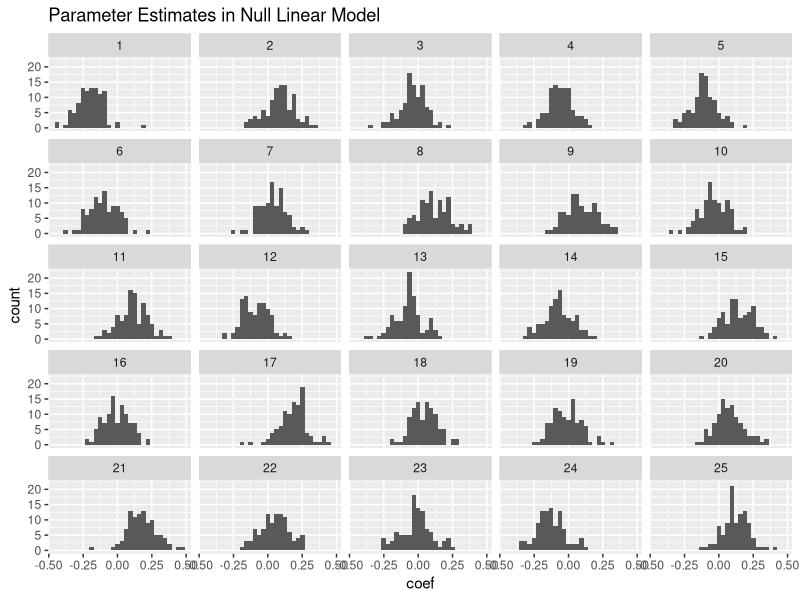
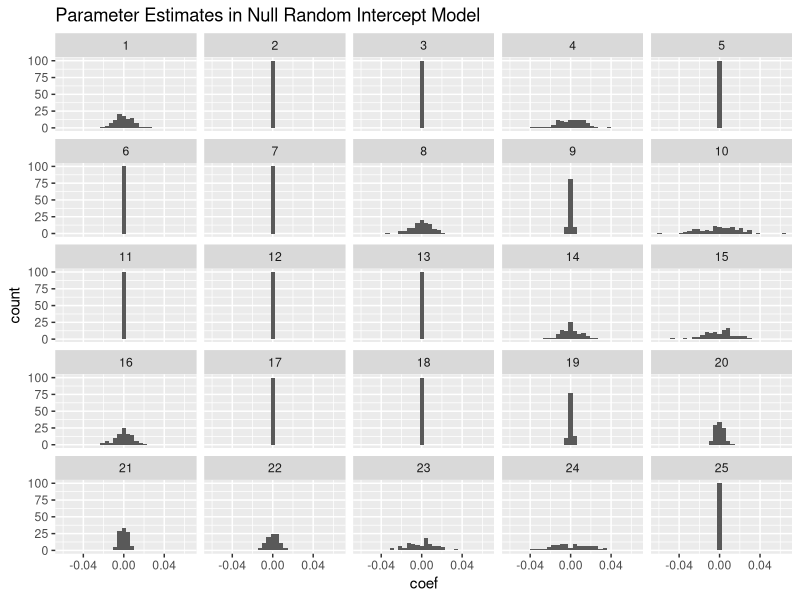
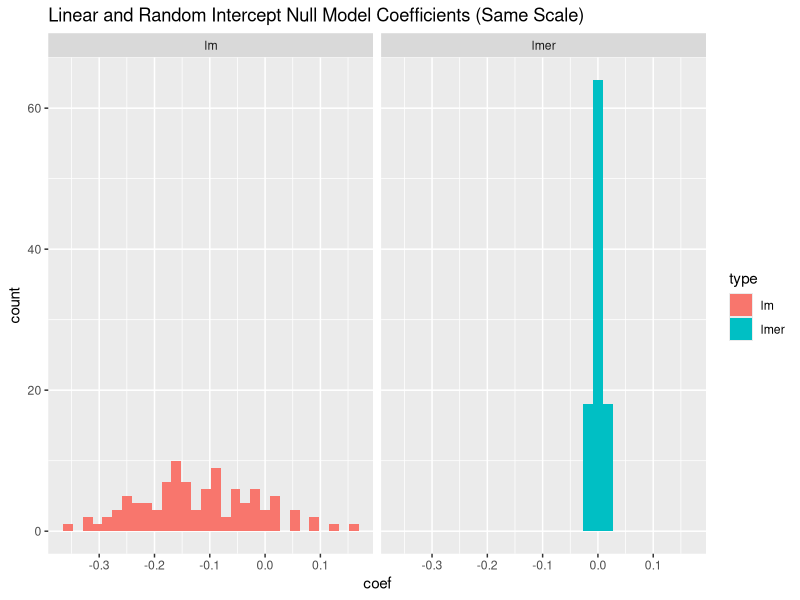
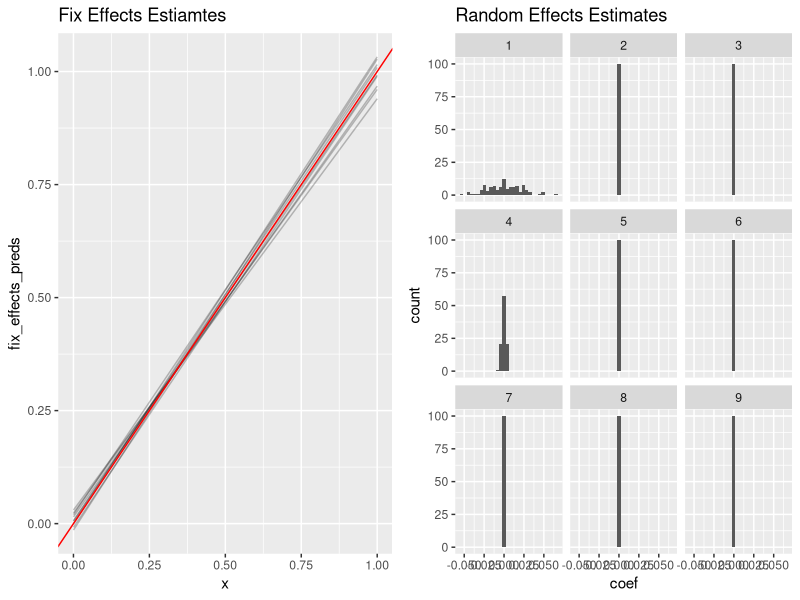
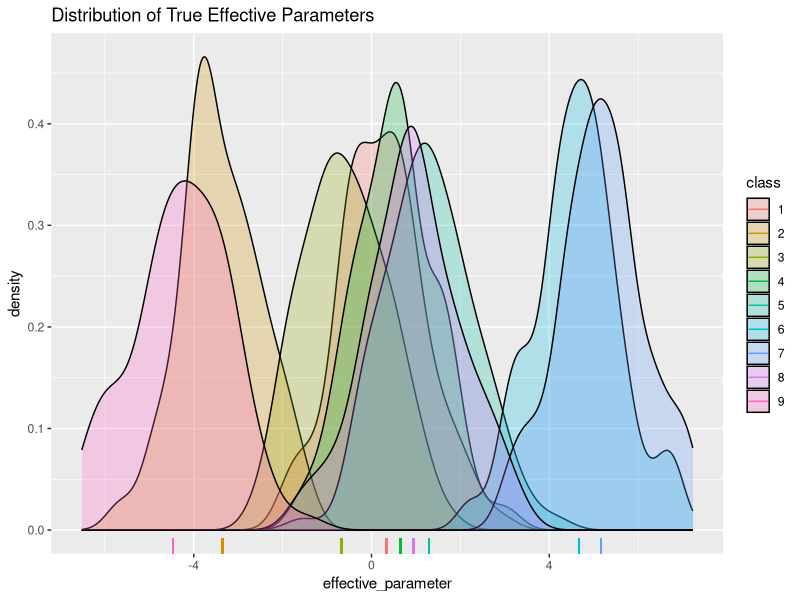
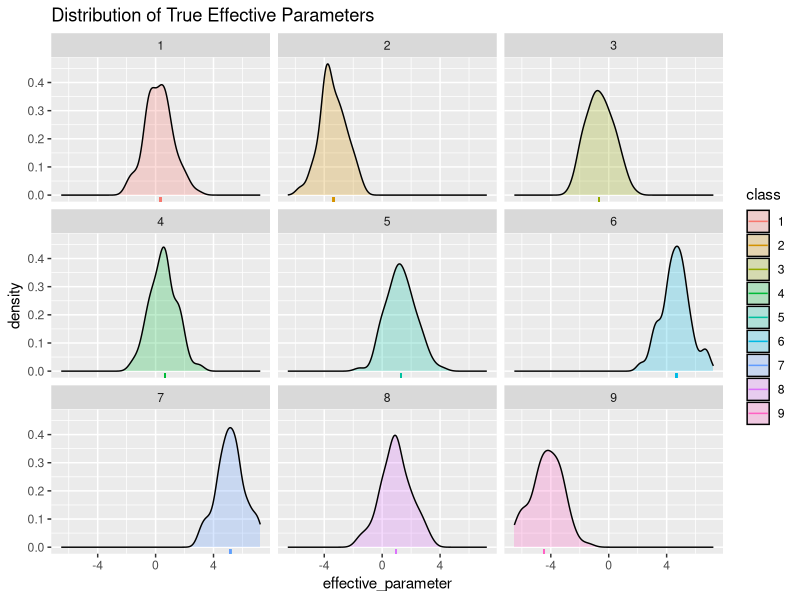
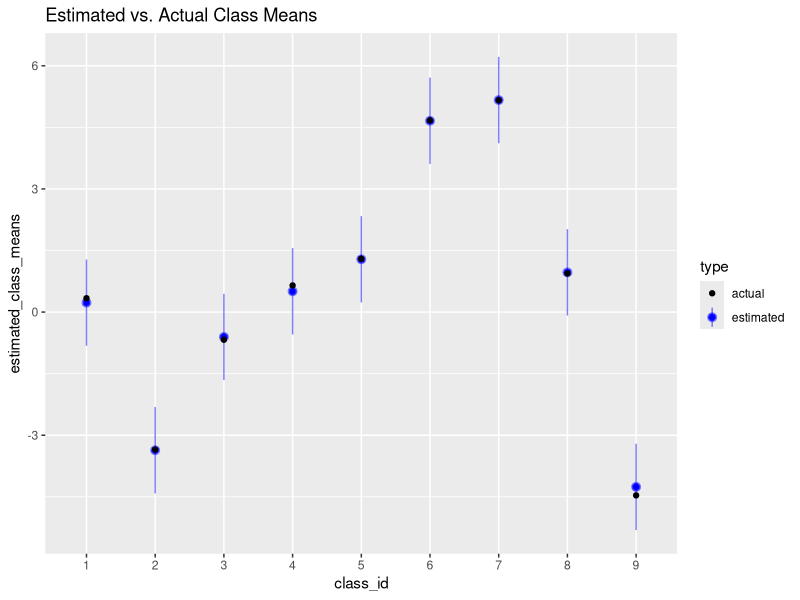
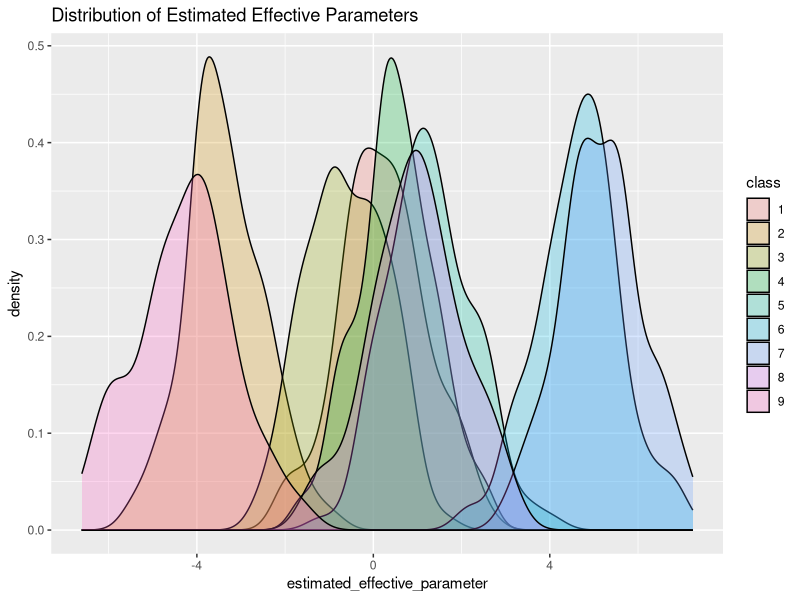

Recreate these plots in R, in order.
## ---- chunk 1
# Fit a linear model, regressing an independent response y against and a 
# random class variable
estiamte_lm_random_classes <- function(N, N_classes) {
  X <- factor(sample(1:N_classes, N, replace=TRUE))
  y <- rnorm(N)
  M <- lm(y ~ X)
  coef(M)
}
## ---- chunk 2
# Replicate fitting an estimator N times
replicate_models <- function(N, N_classes, estimator, N_replicates) {
  model_coefs <- replicate(N_replicates, estimator(N, N_classes))
  model_coefs_melted <- data.frame(
    model_id = rep(1:N_replicates, each=N_classes),
    coef = as.vector(model_coefs)
  )
  model_coefs_melted
}
# 10000 replications of the independent y, random class model
model_coefs_melted <- replicate_models(10000, 100, estiamte_lm_random_classes, 25)
## ---- chunk 3
library("ggplot2")
ggplot(data=model_coefs_melted, aes(x=coef)) +
  geom_histogram() +
  facet_wrap(~model_id) +
  labs(title="Parameter Estimates in Null Linear Model")
## ---- chunk 4
set.seed(154)
N <- 10000
N_classes <- 100
df <- data.frame(
  X <- factor(sample(1:N_classes, N, replace=TRUE)),
  y <- rnorm(N)
)
M_lm <- lm(y ~ X, data = df)
## ---- chunk 5
library("lme4")
M_lmer <- lmer(y ~ (1 | X), data = df)
## ---- chunk 6
fixef(M_lmer)
## ---- chunk 7
head(ranef(M_lmer)$X)
## ---- chunk 8
attributes(VarCorr(M_lmer)$X)$stddev
## ---- chunk 9
sigma(M_lmer)
## ---- chunk 10
set.seed(154)
## ---- chunk 11
estiamte_lmer_random_classes <- function(N, N_classes) {
  df <- data.frame(
    x = factor(sample(1:N_classes, N, replace=TRUE)),
    y = rnorm(N)
  )
  M <- lmer(y ~ (1 | x), data = df)
  ranef(M)$x[, 1]
}

model_coefs_melted <- replicate_models(10000, 100,
                                      estiamte_lmer_random_classes, 25)
ggplot(data=model_coefs_melted, aes(x=coef)) +
  geom_histogram() +
  facet_wrap(~model_id) +
  labs(title="Parameter Estimates in Null Random Intercept Model")
## ---- chunk 12
set.seed(154)
df <- data.frame(
  x = factor(sample(1:N_classes, N, replace=TRUE)),
  y = rnorm(N)
)
M_lm <- lm(y ~ x, data = df)
M_lmer <- lmer(y ~ (1 | x), data = df)
plot_data <- data.frame(coef = c(coef(M_lm), ranef(M_lmer)$x[, 1]),
                        type = rep(c("lm", "lmer"), each = N_classes))
ggplot(aes(x = coef, fill = type), data = plot_data) + 
  geom_histogram() + 
  facet_wrap(~ type) +
  labs(title="Linear and Random Intercept Null Model Coefficients (Same Scale)")
## ---- chunk 13
set.seed(154)
df <- data.frame(
  t = runif(N),
  X = factor(sample(1:N_classes, N, replace=TRUE))
)
df$y <- df$t + rnorm(N)
M_lmer <- lmer(y ~ t + (1 | X), data = df)
## ---- chunk 14
fixef(M_lmer)
## ---- chunk 15
attributes(VarCorr(M_lmer)$X)$stddev
## ---- chunk 16
sigma(M_lmer)
## ---- chunk 17
estimate_lmer_with_fixed <- function(N, N_classes) {
  df <- data.frame(
    t = runif(N),
    x = factor(sample(1:N_classes, N, replace=TRUE))
  )
  df$y <- df$t + rnorm(N)
  M <- lmer(y ~ t + (1 | x), data = df)
  M
}

set.seed(154)
N_replicates <- 9
N_classes <- 100
lmers_fixed_effects <- replicate(
  N_replicates,
  fixef(estimate_lmer_with_fixed(10000, N_classes))
)

# Evaluate the fixed effects part of the model on a grid of points on [0, 1]
N_grid_points <- 4
grid_matrix <- cbind(rep(1, N_grid_points), seq(0, 1, length = N_grid_points))
fixef_preds <- grid_matrix %*% lmers_fixed_effects
fixef_preds_melted <- data.frame(
  model_id = factor(rep(1:N_replicates, each = N_grid_points)),
  x = rep(seq(0, 1, length = N_grid_points), N_replicates),
  fix_effects_preds = as.vector(fixef_preds)
)
p_fixef <- ggplot(data = fixef_preds_melted, aes(x = x, y = fix_effects_preds)) +
                  geom_line(aes(group = model_id), alpha = .25) +
                  geom_abline(intercept = 0, slope = 1, color="red") +
                  labs(title="Fix Effects Estiamtes")


# Plot the random effect distribution from the same model
set.seed(154)
lmers_rand_effects <- replicate(
  N_replicates,
  ranef(estimate_lmer_with_fixed(10000, N_classes))$x[,1]
)
rand_effects_melted <- data.frame(
  model_id = rep(1:N_replicates, each = N_classes),
  coef = as.vector(lmers_rand_effects)
)
p_ranef <- ggplot(data=rand_effects_melted, aes(x=coef)) +
           geom_histogram() +
           facet_wrap(~model_id) +
           labs(title="Random Effects Estimates")
## ---- chunk 18
# I've suppressed the busywork involved in making these plots.
library("gridExtra")
grid.arrange(p_fixef, p_ranef, ncol=2)
## ---- chunk 19
N_class <- 9

class_parameters <- structure(
  rnorm(N_class, sd = 3),
  names = as.character(1:N_class)
)

head(class_parameters)
## ---- chunk 20
N_subclass <- 100
subclass_parameters <- structure(
  rnorm(N_class*N_subclass),
  # The transpose is to put things in an intuitive order
  names = as.vector(t(outer(1:N_class, 1:N_subclass, paste, sep=".")))
)
head(subclass_parameters)
## ---- chunk 21
# Get the class name from a subclass name. For example:
#   get_class_name("10.4") == "10"
get_class_name <- function(subclass_name) {
  strsplit(subclass_name, ".", fixed = TRUE)[[1]][1]
}

effective_parameters <- lapply(
  names(subclass_parameters),
  function(x) subclass_parameters[x] + class_parameters[get_class_name(x)]
)
names(effective_parameters) <- names(subclass_parameters)

parameters_df <- data.frame(
  effective_parameter = unlist(effective_parameters),
  class = rep(names(class_parameters), each = N_subclass),
  class_parameter = rep(class_parameters, each = N_subclass)
)

ggplot(data = parameters_df, aes(x = effective_parameter)) +
  geom_density(aes(fill = class), alpha = .25) +
  geom_rug(aes(x = class_parameter, colour = class)) +
  labs(title = "Distribution of True Effective Parameters")
## ---- chunk 22
ggplot(data = parameters_df, aes(x = effective_parameter)) +
  geom_density(aes(fill = class), alpha = .25) +
  geom_rug(aes(x = class_parameter, colour = class)) +
  facet_wrap(~ class) +
  labs(title = "Distribution of True Effective Parameters") 
## ---- chunk 23
N_obs <- 20000

class <- as.character(sample(1:N_class, N_obs, replace = TRUE))
subclass <- as.character(sample(1:N_subclass, N_obs, replace = TRUE))
class_subclass <- paste(class, subclass, sep = ".")
y <- class_parameters[class] + subclass_parameters[class_subclass] + rnorm(N_obs)

class_subclass_df <- data.frame(
  class  = class,
  subclass = subclass,
  y = y
)
head(class_subclass_df)
## ---- chunk 24
class_subclass_lmer <- lmer(y ~ (1 | class) + (1 | class:subclass),
                            data = class_subclass_df)
## ---- chunk 25
library("arm") # Contains extra functions for manipulating lmer objects.
class_means_df <- data.frame(
  class_id = names(class_parameters),
  true_class_means = class_parameters,
  estimated_class_means = fixef(class_subclass_lmer) + 
                          ranef(class_subclass_lmer)$class[, 1],
  # The intercept and class means are assumed to vary independently here.
  upper_se = fixef(class_subclass_lmer) + 
             ranef(class_subclass_lmer)$class[, 1] +
             sqrt(se.coef(class_subclass_lmer)$fixef^2 + 
                          se.coef(class_subclass_lmer)$class[, 1]^2),
  lower_se = fixef(class_subclass_lmer) +
             ranef(class_subclass_lmer)$class[, 1] -
             sqrt(se.coef(class_subclass_lmer)$fixef^2 + 
                          se.coef(class_subclass_lmer)$class[, 1]^2)
)

ggplot(data = class_means_df) +
  geom_point(aes(x = class_id, y = estimated_class_means, colour = "estimated")) +
  geom_pointrange(aes(x = class_id, y = estimated_class_means,
                      ymax = upper_se, ymin = lower_se, colour = "estimated"),
                  alpha = .5) +
  geom_point(aes(x = class_id, y = true_class_means, colour = "actual")) +
  scale_colour_manual(name = "type", values = c("black", "blue")) +
  labs(title = "Estimated vs. Actual Class Means")
## ---- chunk 26
estimated_parameters_df <- data.frame(
  estimated_effective_parameter =
    rep(fixef(class_subclass_lmer), N_class*N_subclass) +
    rep(ranef(class_subclass_lmer)$class[, 1], each = N_subclass) +
    ranef(class_subclass_lmer)[["class:subclass"]][, 1],
  class = factor(rep(1:9, each = N_subclass))
)

ggplot(data = estimated_parameters_df, aes(x = estimated_effective_parameter)) +
  geom_density(aes(fill = class), alpha=.25) +
  labs(title = "Distribution of Estimated Effective Parameters")
## ---- chunk 27
actuals <- ggplot(data = parameters_df, aes(x = effective_parameter)) +
  geom_density(aes(fill = class), alpha=.25)
estimates <- ggplot(data = estimated_parameters_df,
                    aes(x = estimated_effective_parameter)) +
  geom_density(aes(fill = class), alpha = .25)
grid.arrange(actuals, estimates, nrow=2)
## ---- chunk 28
subclass_lm <- lm(y ~ factor(subclass)*factor(class), data = class_subclass_df)
estimated_parameters_lm <- coef(subclass_lm)
# Assign reasonable names to the coefficients in the correct order.
names(estimated_parameters_lm) <- as.vector(
  t(outer(1:N_class, 1:N_subclass, paste, sep="."))
)
subclass_lm_df <- data.frame(
  estimated_parameter = estimated_parameters_lm,
  class = rep(names(class_parameters), each = N_subclass)
)
ggplot(data = subclass_lm_df, aes(x = estimated_parameter)) + 
  geom_density(aes(fill = class), alpha = .25) +
  labs(title = "Distribution of Linear Model Parameters")
